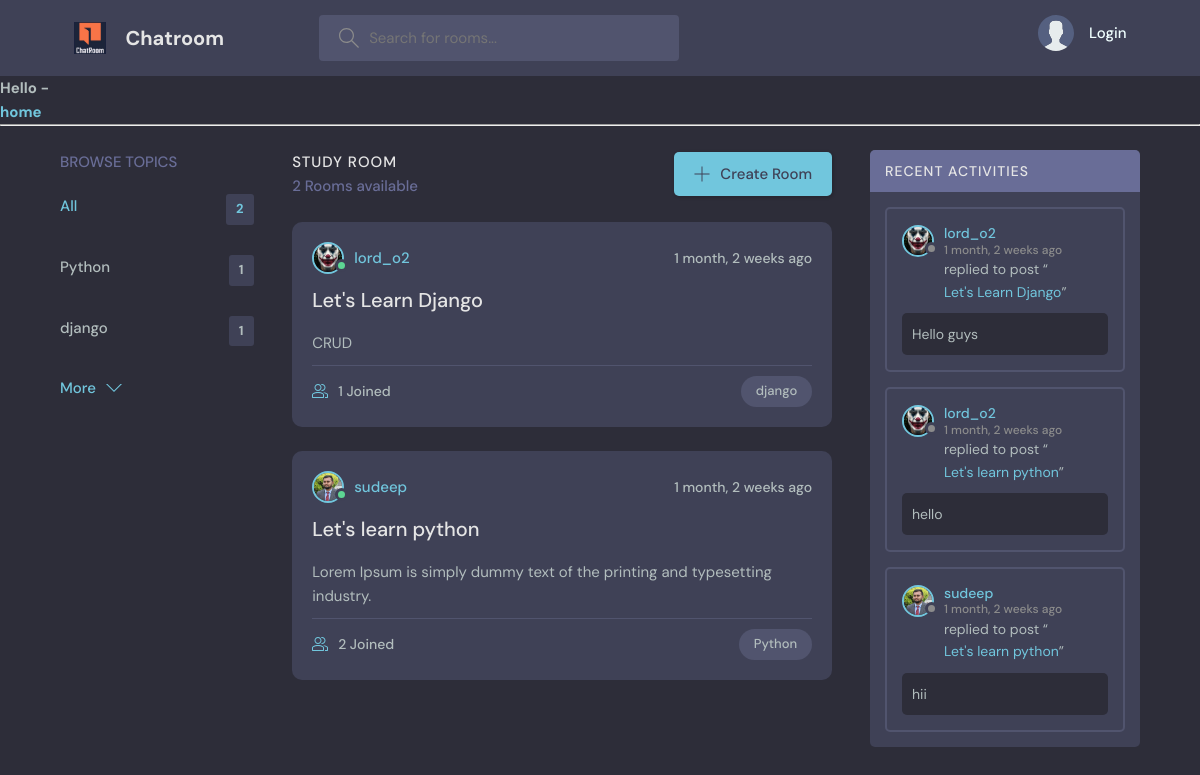
The app's page /, older data.
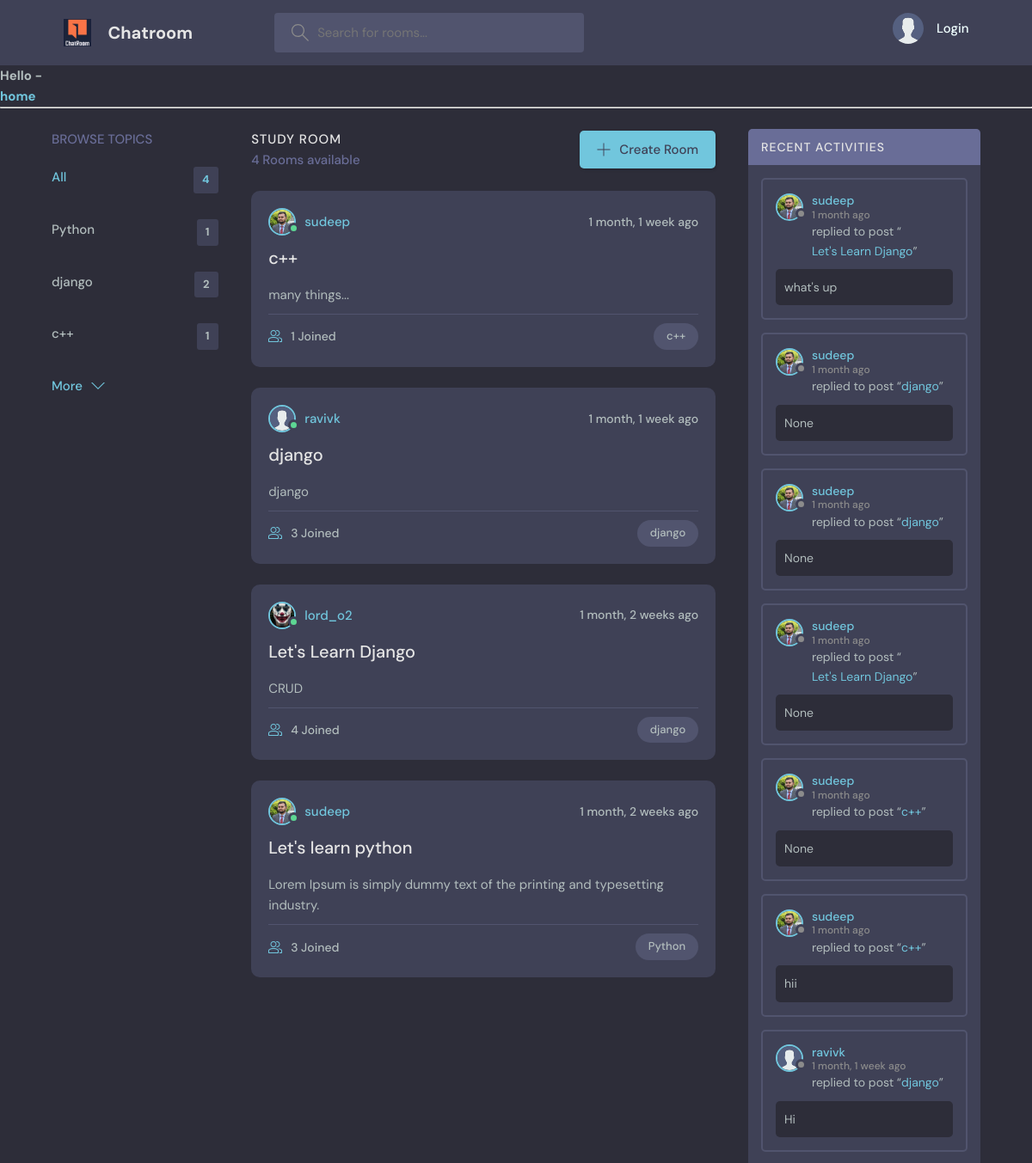
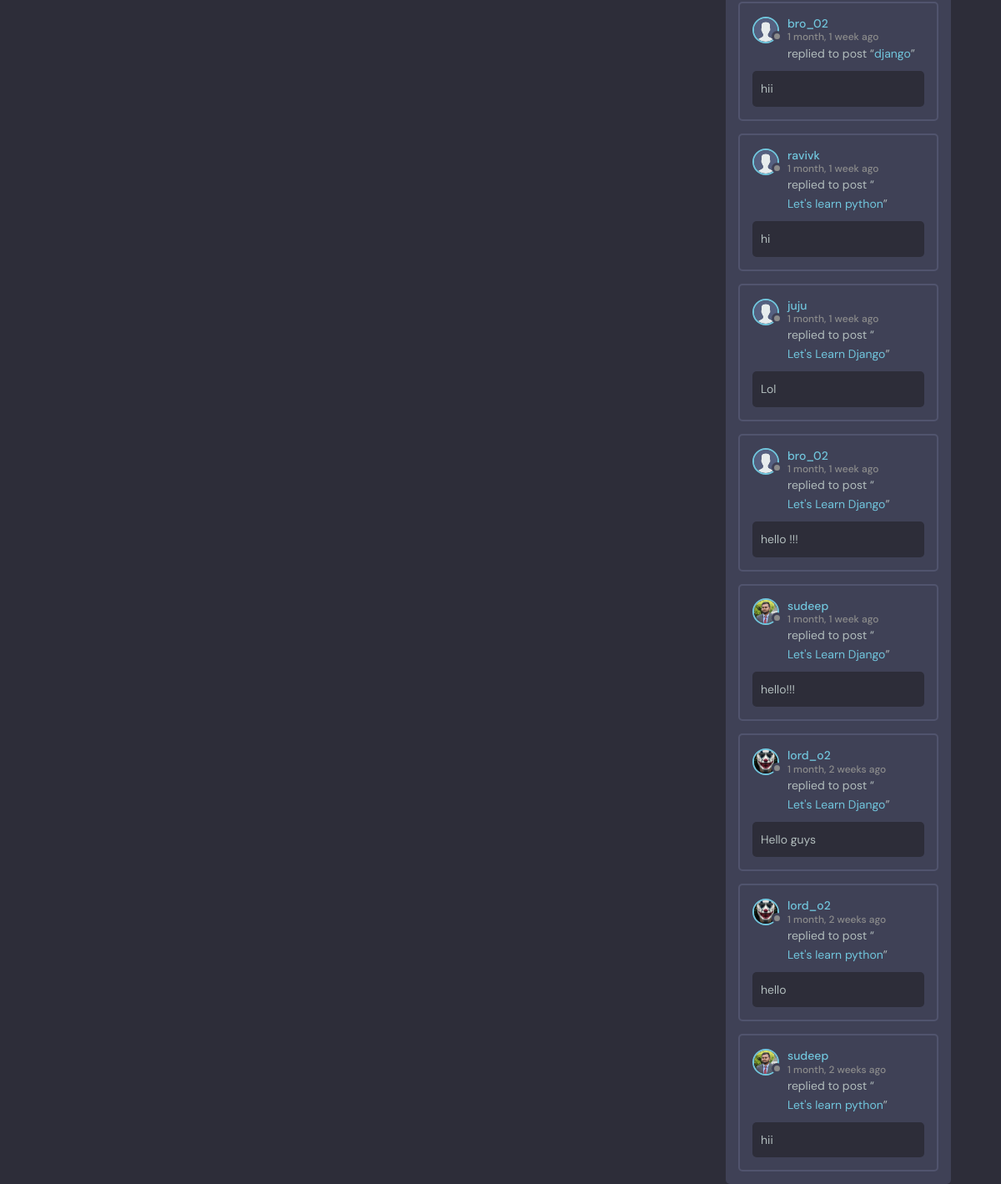
The same page, newer data (2 pictures, top to bottom).
### base/models.py (models this page shows, shortened)
class Topic(models.Model):
    name=models.CharField(max_length=200)

class Room(models.Model):
    host=models.ForeignKey(User,on_delete=models.SET_NULL,null=True)
    topic=models.ForeignKey(Topic,on_delete=models.SET_NULL,null=True)
    name=models.CharField(max_length=200)
    description=models.TextField(null=True,blank=True)
    participants=models.ManyToManyField(User,related_name='participants',blank=True)
    created=models.DateTimeField(auto_now_add=True)
    updated=models.DateTimeField(auto_now=True)
    class Meta:
        ordering=['-updated','-created']

class User(AbstractUser):
    name=models.CharField(max_length=200,null=True)
    email=models.EmailField(unique=True,null=True)
    about=models.TextField(null=True)
    avatar=models.ImageField(null=True,default='avatar.svg')
    USERNAME_FIELD='email'
    REQUIRED_FIELDS=[]

class Messages(models.Model):
    user=models.ForeignKey(User,on_delete=models.CASCADE)
    room=models.ForeignKey(Room,on_delete=models.CASCADE)
    body=models.TextField(null=True,blank=True)
    created=models.DateTimeField(auto_now_add=True)
    updated=models.DateTimeField(auto_now=True)
    class Meta:
        ordering=['-updated','-created']

### base/views.py (the view)
# urls.py: 2. Add a URL to urlpatterns:  path('', views.home, name='home')
def home(request):
    q=request.GET.get('q') if request.GET.get('q') != None else ''
    rooms=Room.objects.filter(
        Q(topic__name__icontains=q) |
        Q(name__icontains=q) |
        Q(host__username=q) |
        Q(description__icontains=q)
         )
    topics=Topic.objects.all()[0:5]
    room_count=rooms.count()
    room_messages=Messages.objects.filter(Q(room__topic__name__icontains=q))
    context={'rooms':rooms,'topics':topics,'room_count':room_count,'room_messages':room_messages}
    return render(request,'base/home.html',context)

### base/templates/base/home.html (shortened to what this page needs)
{% extends 'main.html' %}
{%  block start %}
    <main class="layout layout--3">
      <div class="container">
        {% include 'base/topic_component.html' %}
        <div class="roomList">
          <div class="roomList__header">
            <div>
              <h2>Study Room</h2>
              <p>{{room_count}} Rooms available</p>
            </div>
            <a class="btn btn--main" href="{% url 'create-room' %}">
              <svg version="1.1" xmlns="http://www.w3.org/2000/svg" width="32" height="32" viewBox="0 0 32 32">
                <title>add</title>
                <path
                  d="M16.943 0.943h-1.885v14.115h-14.115v1.885h14.115v14.115h1.885v-14.115h14.115v-1.885h-14.115v-14.115z"
                ></path>
              </svg>
              Create Room
            </a>
          </div>
          {% include 'base/room_component.html' %}
        </div>
        {% include 'base/activity_component.html' %}
      </div>
    </main>
{% endblock %}

### base/templates/base/topic_component.html
<div class="topics">
   <div class="topics__header">
     <h2>Browse Topics</h2>
   </div>
   <ul class="topics__list">
     <li>
       <a href="{% url 'home' %}" class="active">All <span>{{room_count}}</span></a>
     </li>
     {% for topic in topics %}
     <li>
       <a href="{% url 'home' %}?q={{topic.name}}">{{topic.name}}<span> {{topic.room_set.all.count}} </span></a>
     </li>
     {% endfor %}
   </ul>
   <a class="btn btn--link" href="{% url 'topics' %}">
     More
     <svg version="1.1" xmlns="http://www.w3.org/2000/svg" width="32" height="32" viewBox="0 0 32 32">
       <title>chevron-down</title>
       <path d="M16 21l-13-13h-3l16 16 16-16h-3l-13 13z"></path>
     </svg>
   </a>
 </div>

### base/templates/base/room_component.html (shortened to what this page needs)
{% for room in rooms %}
<div class="roomListRoom">
    <div class="roomListRoom__header">
      <a href="{% url 'room-profile' room.host.id %}" class="roomListRoom__author">
        <div class="avatar avatar--small active">
          <img src="{{room.host.avatar.url}}" />
        </div>
        <span>{{room.host.username}}</span>
      </a>
      <div class="roomListRoom__actions">
        <span>{{room.created|timesince}} ago</span>
      </div>
    </div>
    <div class="roomListRoom__content">
      <a href="{% url 'room' room.id %}">{{room.name}}</a>
      <p>
        {{room.description}}
      </p>
    </div>
    <div class="roomListRoom__meta">
      <a href="{% url 'room' room.id %}" class="roomListRoom__joined">
       {{room.participants.all.count}} Joined
      </a>
      <p class="roomListRoom__topic">{{room.topic.name}}</p>
    </div>
  </div>
{% endfor %}

### base/templates/base/activity_component.html (shortened to what this page needs)
<div class="activities">
    <div class="activities__header">
      <h2>Recent Activities</h2>
    </div>
    {% for message in room_messages %}
    <div class="activities__box">
      <div class="activities__boxHeader roomListRoom__header">
        <a href="{% url 'room-profile' message.user.id %}" class="roomListRoom__author">
          <div class="avatar avatar--small">
            <img src="{{message.user.avatar.url}}" />
          </div>
          <p>
            {{message.user.username}}
            <span>{{message.created|timesince}} ago</span>
          </p>
        </a>
      </div>
      <div class="activities__boxContent">
        <p>replied to post “<a href="{% url 'room' message.room.id %}">{{message.room.name}}</a>”</p>
        <div class="activities__boxRoomContent">
            {{message.body}}
        </div>
      </div>
    </div>
    {% endfor %}
  </div>

Row changes from the older to the newer data that the page shows:
computed for Topic "django": room_set.all.count "1" → "2"
added Topic: name "c++", room_set.all.count "1"
added Room: host.avatar (picture), host.username "sudeep", created "1 month, 1 week", name "c++", description "many things...", participants.all.count "1", topic.name "c++"
added Room: host.avatar (placeholder picture), host.username "ravivk", created "1 month, 1 week", name "django", description "django", participants.all.count "3", topic.name "django"
computed for Room "Let's Learn Django": participants.all.count "1" → "4"
computed for Room "Let's learn python": participants.all.count "2" → "3"
added Messages: user.avatar (picture), user.username "sudeep", created "1 month", room.name "Let's Learn Django", body "what's up"
added Messages: user.avatar (picture), user.username "sudeep", created "1 month", room.name "django", body "None"
added Messages: user.avatar (picture), user.username "sudeep", created "1 month", room.name "django", body "None"
added Messages: user.avatar (picture), user.username "sudeep", created "1 month", room.name "Let's Learn Django", body "None"
added Messages: user.avatar (picture), user.username "sudeep", created "1 month", room.name "c++", body "None"
added Messages: user.avatar (picture), user.username "sudeep", created "1 month", room.name "c++", body "hii"
added Messages: user.avatar (placeholder picture), user.username "ravivk", created "1 month, 1 week", room.name "django", body "Hi"
added Messages: user.avatar (placeholder picture), user.username "bro_02", created "1 month, 1 week", room.name "django", body "hii"
added Messages: user.avatar (placeholder picture), user.username "ravivk", created "1 month, 1 week", room.name "Let's learn python", body "hi"
added Messages: user.avatar (placeholder picture), user.username "juju", created "1 month, 1 week", room.name "Let's Learn Django", body "Lol"
added Messages: user.avatar (placeholder picture), user.username "bro_02", created "1 month, 1 week", room.name "Let's Learn Django", body "hello !!!"
added Messages: user.avatar (picture), user.username "sudeep", created "1 month, 1 week", room.name "Let's Learn Django", body "hello!!!"
Text that changed along with them:
{{ room_count }}: "2" → "4"
